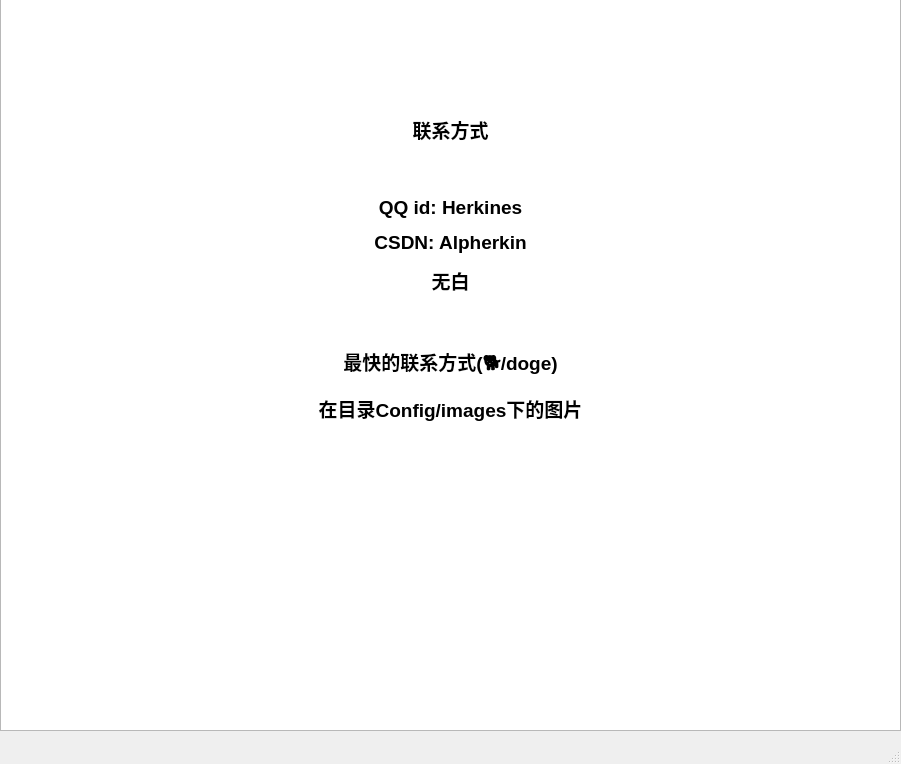
<?xml version="1.0" encoding="UTF-8"?>
<ui version="4.0">
 <class>MainWindow</class>
 <widget class="QMainWindow" name="MainWindow">
  <property name="geometry">
   <rect>
    <x>0</x>
    <y>0</y>
    <width>901</width>
    <height>764</height>
   </rect>
  </property>
  <property name="minimumSize">
   <size>
    <width>901</width>
    <height>764</height>
   </size>
  </property>
  <property name="maximumSize">
   <size>
    <width>901</width>
    <height>764</height>
   </size>
  </property>
  <property name="windowTitle">
   <string>南京工业大学</string>
  </property>
  <property name="windowIcon">
   <iconset>
    <normaloff>images/njtech.ico</normaloff>images/njtech.ico</iconset>
  </property>
  <widget class="QWidget" name="centralwidget">
   <widget class="QTextBrowser" name="textBrowser">
    <property name="geometry">
     <rect>
      <x>0</x>
      <y>-10</y>
      <width>901</width>
      <height>741</height>
     </rect>
    </property>
    <property name="minimumSize">
     <size>
      <width>901</width>
      <height>741</height>
     </size>
    </property>
    <property name="maximumSize">
     <size>
      <width>901</width>
      <height>741</height>
     </size>
    </property>
    <property name="html">
     <string>&lt;!DOCTYPE HTML PUBLIC &quot;-//W3C//DTD HTML 4.0//EN&quot; &quot;http://www.w3.org/TR/REC-html40/strict.dtd&quot;&gt;
&lt;html&gt;&lt;head&gt;&lt;meta name=&quot;qrichtext&quot; content=&quot;1&quot; /&gt;&lt;style type=&quot;text/css&quot;&gt;
p, li { white-space: pre-wrap; }
&lt;/style&gt;&lt;/head&gt;&lt;body style=&quot; font-family:'SimSun'; font-size:9.16364pt; font-weight:400; font-style:normal;&quot;&gt;
&lt;p align=&quot;center&quot; style=&quot; margin-top:12px; margin-bottom:12px; margin-left:0px; margin-right:0px; -qt-block-indent:0; text-indent:0px;&quot;&gt;&lt;span style=&quot; font-size:9pt;&quot;&gt;&lt;br /&gt;&lt;/span&gt;&lt;/p&gt;
&lt;p align=&quot;center&quot; style=&quot; margin-top:12px; margin-bottom:12px; margin-left:0px; margin-right:0px; -qt-block-indent:0; text-indent:0px;&quot;&gt;&lt;span style=&quot; font-size:9pt;&quot;&gt;&lt;br /&gt;&lt;/span&gt;&lt;/p&gt;
&lt;p align=&quot;center&quot; style=&quot; margin-top:12px; margin-bottom:12px; margin-left:0px; margin-right:0px; -qt-block-indent:0; text-indent:0px;&quot;&gt;&lt;span style=&quot; font-size:9pt;&quot;&gt;&lt;br /&gt;&lt;/span&gt;&lt;/p&gt;
&lt;p align=&quot;center&quot; style=&quot; margin-top:12px; margin-bottom:12px; margin-left:0px; margin-right:0px; -qt-block-indent:0; text-indent:0px;&quot;&gt;&lt;span style=&quot; font-size:14pt; font-weight:600;&quot;&gt;联系方式&lt;/span&gt;&lt;/p&gt;
&lt;p align=&quot;center&quot; style=&quot; margin-top:12px; margin-bottom:12px; margin-left:0px; margin-right:0px; -qt-block-indent:0; text-indent:0px;&quot;&gt;&lt;span style=&quot; font-size:9pt;&quot;&gt;&lt;br /&gt;&lt;/span&gt;&lt;/p&gt;
&lt;p align=&quot;center&quot; style=&quot; margin-top:12px; margin-bottom:12px; margin-left:0px; margin-right:0px; -qt-block-indent:0; text-indent:0px;&quot;&gt;&lt;span style=&quot; font-size:14pt; font-weight:600;&quot;&gt;QQ id: Herkines&lt;/span&gt;&lt;/p&gt;
&lt;p align=&quot;center&quot; style=&quot; margin-top:12px; margin-bottom:12px; margin-left:0px; margin-right:0px; -qt-block-indent:0; text-indent:0px;&quot;&gt;&lt;span style=&quot; font-size:14pt; font-weight:600;&quot;&gt;CSDN: Alpherkin&lt;/span&gt;&lt;/p&gt;
&lt;p align=&quot;center&quot; style=&quot; margin-top:12px; margin-bottom:12px; margin-left:0px; margin-right:0px; -qt-block-indent:0; text-indent:0px;&quot;&gt;&lt;span style=&quot; font-size:14pt; font-weight:600;&quot;&gt;无白&lt;/span&gt;&lt;/p&gt;
&lt;p align=&quot;center&quot; style=&quot; margin-top:12px; margin-bottom:12px; margin-left:0px; margin-right:0px; -qt-block-indent:0; text-indent:0px;&quot;&gt;&lt;span style=&quot; font-size:9pt;&quot;&gt;&lt;br /&gt;&lt;/span&gt;&lt;/p&gt;
&lt;p align=&quot;center&quot; style=&quot; margin-top:12px; margin-bottom:12px; margin-left:0px; margin-right:0px; -qt-block-indent:0; text-indent:0px;&quot;&gt;&lt;span style=&quot; font-size:14pt; font-weight:600;&quot;&gt;最快的联系方式(🐕/doge)&lt;/span&gt;&lt;/p&gt;
&lt;p align=&quot;center&quot; style=&quot; margin-top:12px; margin-bottom:12px; margin-left:0px; margin-right:0px; -qt-block-indent:0; text-indent:0px;&quot;&gt;&lt;span style=&quot; font-size:14pt; font-weight:600;&quot;&gt;在目录Config/images下的图片&lt;/span&gt;&lt;/p&gt;
&lt;p align=&quot;center&quot; style=&quot; margin-top:12px; margin-bottom:12px; margin-left:0px; margin-right:0px; -qt-block-indent:0; text-indent:0px;&quot;&gt;&lt;span style=&quot; font-size:9pt;&quot;&gt;&lt;br /&gt;&lt;/span&gt;&lt;/p&gt;
&lt;p align=&quot;center&quot; style=&quot; margin-top:12px; margin-bottom:12px; margin-left:0px; margin-right:0px; -qt-block-indent:0; text-indent:0px;&quot;&gt;&lt;img src=&quot;:/打赏/AliPay.jpg&quot; /&gt;&lt;img src=&quot;:/打赏/WechatPay.png&quot; /&gt;&lt;/p&gt;
&lt;p style=&quot; margin-top:12px; margin-bottom:12px; margin-left:0px; margin-right:0px; -qt-block-indent:0; text-indent:0px;&quot;&gt;&lt;span style=&quot; font-size:9pt;&quot;&gt;&lt;br /&gt;&lt;/span&gt;&lt;/p&gt;&lt;/body&gt;&lt;/html&gt;</string>
    </property>
   </widget>
  </widget>
  <widget class="QMenuBar" name="menubar">
   <property name="geometry">
    <rect>
     <x>0</x>
     <y>0</y>
     <width>901</width>
     <height>26</height>
    </rect>
   </property>
  </widget>
  <widget class="QStatusBar" name="statusbar"/>
 </widget>
 <resources>
  <include location="images/resourse.qrc"/>
 </resources>
 <connections/>
</ui>
